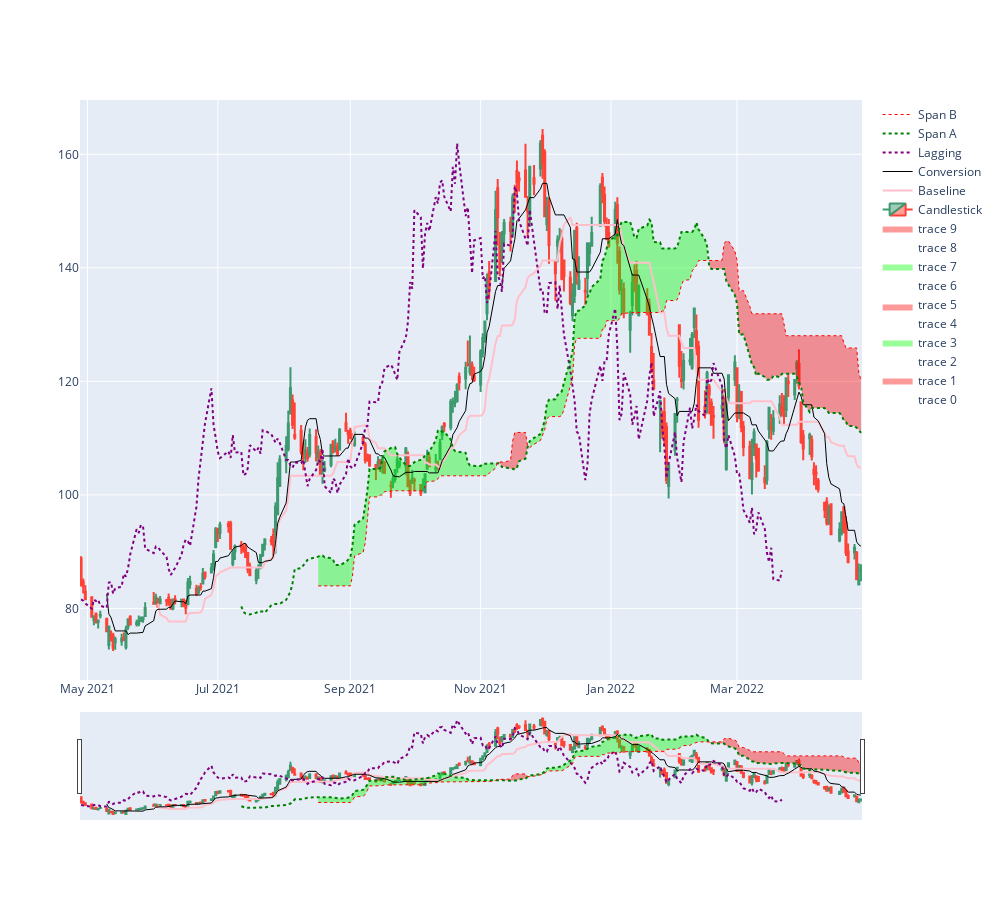

Here is the notebook cell this chart was saved with:
### Markdown cell above
## Plot

### Code cell
# We will use 2 dataframes
# 1 will contain the fill data between the spans
# The other will be stored with the original data in df1
df1 = amd_df.copy()

fig = go.Figure()

# Where SpanA is greater than SpanB give label a value of 1 or 0 if not
amd_df['label'] = np.where(amd_df['SpanA'] > amd_df['SpanB'], 1, 0)

# Shift 1 period, compare dataframe for inequality with the cumulative 
# sum and store in group
amd_df['group'] = amd_df['label'].ne(amd_df['label'].shift()).cumsum()

# Get a groupby object that contains information on the group
amd_df = amd_df.groupby('group')

# Cycle through the data pertaining to the fill between spans
dfs = []
for name, data in amd_df:
    dfs.append(data)

    
# Add 2 traces to the fig object for each time the spans cross
# and then define the fill using fill='tonexty' for the second trace
for df in dfs:
    fig.add_traces(go.Scatter(x=df.index, y = df.SpanA,
                              line = dict(color='rgba(0,0,0,0)')))
    
    fig.add_traces(go.Scatter(x=df.index, y = df.SpanB,
                              line = dict(color='rgba(0,0,0,0)'),
                              fill='tonexty', 
                              fillcolor = get_fill_color(df['label'].iloc[0])))


# Create plots for all of the nonfill data
baseline = go.Scatter(x=df1.index, y=df1['Baseline'], 
                   line=dict(color='pink', width=2), name="Baseline")

conversion = go.Scatter(x=df1.index, y=df1['Conversion'], 
                  line=dict(color='black', width=1), name="Conversion")

lagging = go.Scatter(x=df1.index, y=df1['Lagging'], 
                  line=dict(color='purple', width=2, dash='dot'), name="Lagging")

span_a = go.Scatter(x=df1.index, y=df1['SpanA'],
                  line=dict(color='green', width=2, dash='dot'), name="Span A")

span_b = go.Scatter(x=df1.index, y=df1['SpanB'],
                    line=dict(color='red', width=1, dash='dot'), name="Span B")

# Add plots to the figure
fig.add_trace(candle)
fig.add_trace(baseline)
fig.add_trace(conversion)
fig.add_trace(lagging)
fig.add_trace(span_a)
fig.add_trace(span_b)

fig.update_layout(height=900, width=1000, 
                  showlegend=True)

fig.show()
